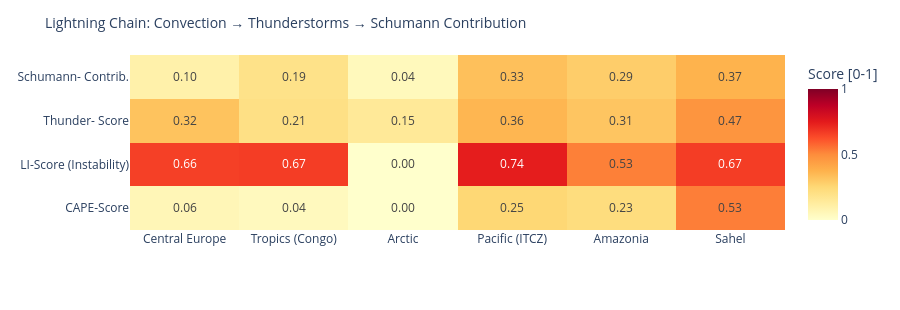

Notebook code cell kept with this figure:
### Code cell
# ============================================================
# LIGHTNING CHAIN: Convection → Thunderstorms → Schumann
# Shows the causal chain per measurement point as heatmap
# ============================================================

def cape_score(v):
    """CAPE → normalized score [0,1]"""
    if v is None or pd.isna(v): return 0.0
    return min(1.0, float(v) / 3000)

def li_score(v):
    """Lifted Index: negative = unstable → score [0,1]"""
    if v is None or pd.isna(v): return 0.3
    return min(1.0, max(0.0, (-float(v) + 6) / 12))

def cloud_score(v):
    if v is None or pd.isna(v): return 0.3
    return float(v) / 100

def thunder_score(row):
    """Kombinierter Gewitterwahrscheinlichkeits-Score
    CAPE + LI + Bedeckung + WMO-Gewitter + konvektiver Niederschlag (showers)
    Hinweis: X-Ray und Kp sind kein Bestandteil – nur geomagn./solarer Kontext.
    """
    cs = cape_score(row.get('cape'))
    ls = li_score(row.get('li'))
    cl = cloud_score(row.get('cloud'))
    t  = 1.0 if row.get('thunderstorm') else 0.0
    # Convective precipitation (showers) as additional indicator
    sh = min(1.0, (row.get('showers') or 0) / 5.0)
    return round(cs * 0.30 + ls * 0.25 + cl * 0.15 + t * 0.20 + sh * 0.10, 3)

def schumann_contribution(t_score, lat):
    """Schumann contribution: higher in tropics (±30°), scaled by thunderstorm score"""
    lat_weight = max(0.3, 1.0 - abs(lat) / 60)
    return round(t_score * lat_weight, 3)

df_atm['cape_score']   = df_atm.apply(lambda r: cape_score(r['cape']), axis=1)
df_atm['li_score']     = df_atm.apply(lambda r: li_score(r['li']),    axis=1)
df_atm['thunder_score']= df_atm.apply(lambda r: thunder_score(r.to_dict()), axis=1)
df_atm['schumann_contribution'] = df_atm.apply(
    lambda r: schumann_contribution(r['thunder_score'], r['lat']), axis=1)

metrics = ['cape_score', 'li_score', 'thunder_score', 'schumann_contribution']
labels  = ['CAPE-Score', 'LI-Score\n(Instability)', 'Thunder-\nScore', 'Schumann-\nContrib.']
z_data  = [df_atm[m].tolist() for m in metrics]

fig = go.Figure(go.Heatmap(
    z=z_data,
    x=df_atm['point'].tolist(),
    y=labels,
    colorscale='YlOrRd',
    zmin=0, zmax=1,
    text=[[f'{v:.2f}' for v in row] for row in z_data],
    texttemplate='%{text}', textfont=dict(size=12),
    colorbar=dict(title='Score [0-1]')
))
fig.update_layout(
    title=dict(text='Lightning Chain: Convection → Thunderstorms → Schumann Contribution', font=dict(size=14)),
    height=310,
    plot_bgcolor='rgba(0,0,0,0)', paper_bgcolor='rgba(0,0,0,0)',
    margin=dict(l=130, r=80, t=55, b=80)
)
fig.show()

### Figure 1 — Plotly figure (JSON) as saved in the notebook; plotly's stock layout.template omitted (floating-point values rounded to 4 significant figures)
{"data": [{"colorbar": {"title": {"text": "Score [0-1]"}}, "colorscale": [[0.0, "rgb(255,255,204)"], [0.125, "rgb(255,237,160)"], [0.25, "rgb(254,217,118)"], [0.375, "rgb(254,178,76)"], [0.5, "rgb(253,141,60)"], [0.625, "rgb(252,78,42)"], [0.75, "rgb(227,26,28)"], [0.875, "rgb(189,0,38)"], [1.0, "rgb(128,0,38)"]], "text": [["0.06", "0.04", "0.00", "0.25", "0.23", "0.53"], ["0.66", "0.67", "0.00", "0.74", "0.53", "0.67"], ["0.32", "0.21", "0.15", "0.36", "0.31", "0.47"], ["0.10", "0.19", "0.04", "0.33", "0.29", "0.37"]], "textfont": {"size": 12}, "texttemplate": "%{text}", "type": "heatmap", "x": ["Central Europe", "Tropics (Congo)", "Arctic", "Pacific (ITCZ)", "Amazonia", "Sahel"], "y": ["CAPE-Score", "LI-Score\n(Instability)", "Thunder-\nScore", "Schumann-\nContrib."], "z": [[0.06, 0.04, 0.0, 0.2533, 0.2267, 0.53], [0.6583, 0.6667, 0.0, 0.7417, 0.525, 0.6667], [0.322, 0.206, 0.15, 0.361, 0.313, 0.474], [0.097, 0.192, 0.045, 0.331, 0.287, 0.371]], "zmax": 1, "zmin": 0}], "layout": {"height": 310, "margin": {"b": 80, "l": 130, "r": 80, "t": 55}, "paper_bgcolor": "rgba(0,0,0,0)", "plot_bgcolor": "rgba(0,0,0,0)", "title": {"font": {"size": 14}, "text": "Lightning Chain: Convection → Thunderstorms → Schumann Contribution"}}}
